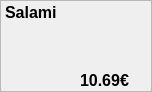
                         <widget class="QFrame" name="frame_3">
                          <property name="minimumSize">
                           <size>
                            <width>152</width>
                            <height>92</height>
                           </size>
                          </property>
                          <property name="maximumSize">
                           <size>
                            <width>152</width>
                            <height>92</height>
                           </size>
                          </property>
                          <property name="frameShape">
                           <enum>QFrame::StyledPanel</enum>
                          </property>
                          <property name="frameShadow">
                           <enum>QFrame::Raised</enum>
                          </property>
                          <widget class="QLabel" name="discountNameLabel3">
                           <property name="geometry">
                            <rect>
                             <x>5</x>
                             <y>5</y>
                             <width>59</width>
                             <height>14</height>
                            </rect>
                           </property>
                           <property name="font">
                            <font>
                             <pointsize>12</pointsize>
                             <weight>75</weight>
                             <bold>true</bold>
                            </font>
                           </property>
                           <property name="frameShape">
                            <enum>QFrame::NoFrame</enum>
                           </property>
                           <property name="text">
                            <string>Salami</string>
                           </property>
                          </widget>
                          <widget class="QLabel" name="discountImageLabel3">
                           <property name="geometry">
                            <rect>
                             <x>30</x>
                             <y>20</y>
                             <width>81</width>
                             <height>51</height>
                            </rect>
                           </property>
                           <property name="text">
                            <string/>
                           </property>
                           <property name="pixmap">
                            <pixmap>images/salami.jpg</pixmap>
                           </property>
                           <property name="scaledContents">
                            <bool>false</bool>
                           </property>
                           <property name="alignment">
                            <set>Qt::AlignCenter</set>
                           </property>
                          </widget>
                          <widget class="QLabel" name="discountPriceLabel3">
                           <property name="geometry">
                            <rect>
                             <x>80</x>
                             <y>70</y>
                             <width>61</width>
                             <height>20</height>
                            </rect>
                           </property>
                           <property name="font">
                            <font>
                             <pointsize>12</pointsize>
                             <weight>75</weight>
                             <bold>true</bold>
                            </font>
                           </property>
                           <property name="text">
                            <string>10.69€</string>
                           </property>
                          </widget>
                          <widget class="QPushButton" name="discountPushButton3">
                           <property name="geometry">
                            <rect>
                             <x>0</x>
                             <y>0</y>
                             <width>155</width>
                             <height>90</height>
                            </rect>
                           </property>
                           <property name="text">
                            <string/>
                           </property>
                           <property name="flat">
                            <bool>true</bool>
                           </property>
                          </widget>
                          <zorder>discountImageLabel3</zorder>
                          <zorder>discountPriceLabel3</zorder>
                          <zorder>discountNameLabel3</zorder>
                          <zorder>discountPushButton3</zorder>
                         </widget>
